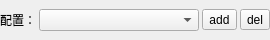
<?xml version="1.0" encoding="UTF-8"?>
<ui version="4.0">
 <class>Form</class>
 <widget class="QWidget" name="Form">
  <property name="geometry">
   <rect>
    <x>0</x>
    <y>0</y>
    <width>270</width>
    <height>40</height>
   </rect>
  </property>
  <property name="windowTitle">
   <string>Form</string>
  </property>
  <layout class="QHBoxLayout" name="horizontalLayout" stretch="0,1,0,0">
   <property name="spacing">
    <number>3</number>
   </property>
   <property name="leftMargin">
    <number>0</number>
   </property>
   <property name="topMargin">
    <number>0</number>
   </property>
   <property name="rightMargin">
    <number>0</number>
   </property>
   <property name="bottomMargin">
    <number>0</number>
   </property>
   <item>
    <widget class="QLabel" name="label">
     <property name="text">
      <string>配置：</string>
     </property>
    </widget>
   </item>
   <item>
    <widget class="QComboBox" name="comboBox_config"/>
   </item>
   <item>
    <widget class="QToolButton" name="toolButton_add">
     <property name="text">
      <string>add</string>
     </property>
    </widget>
   </item>
   <item>
    <widget class="QToolButton" name="toolButton_delete">
     <property name="text">
      <string>del</string>
     </property>
    </widget>
   </item>
  </layout>
 </widget>
 <resources/>
 <connections/>
</ui>
